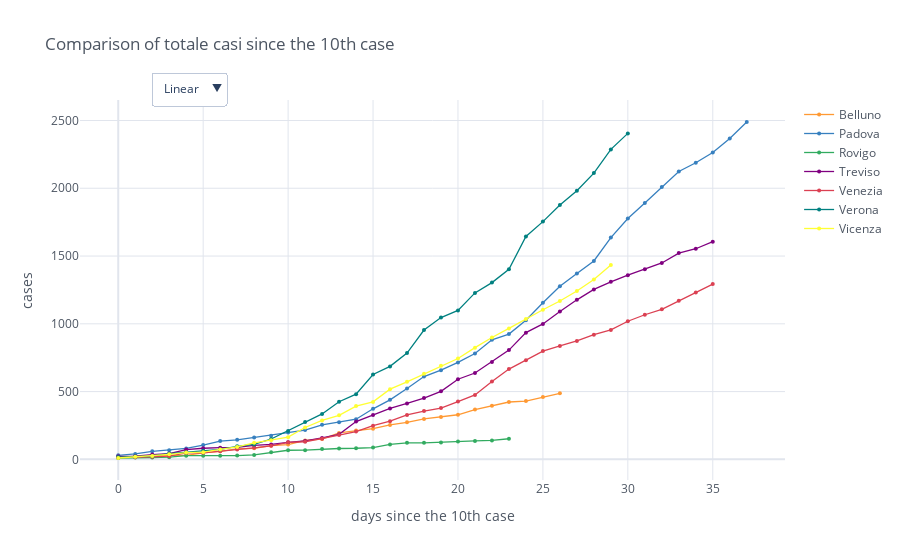

Write notebook code for a chart like this one.
### Code cell
min_value = 10
fig_deaths = mpl.iplot_sync_plot(intensive, min_value=min_value, title='Comparison of ' + category.replace('_', ' ') + ' since the ' + str(min_value) + 'th case', size=4, yTitle='cases', mode='lines+markers', asFigure=True)
fig_deaths.show()

### Figure 1 — Plotly figure (JSON) as saved in the notebook; plotly's stock layout.template omitted (floating-point values rounded to 4 significant figures)
{"data": [{"line": {"color": "rgba(255, 153, 51, 1.0)", "dash": "solid", "shape": "linear", "width": 1.3}, "marker": {"size": 4, "symbol": "circle"}, "mode": "lines+markers", "name": "Belluno", "text": "", "type": "scatter", "x": [0, 1, 2, 3, 4, 5, 6, 7, 8, 9, 10, 11, 12, 13, 14, 15, 16, 17, 18, 19, 20, 21, 22, 23, 24, 25, 26, 27, 28, 29, 30, 31, 32, 33, 34, 35, 36, 37], "y": [11.0, 23.0, 29.0, 29.0, 30.0, 48.0, 59.0, 78.0, 82.0, 101.0, 109.0, 140.0, 150.0, 195.0, 212.0, 226.0, 254.0, 273.0, 298.0, 313.0, 329.0, 367.0, 396.0, 423.0, 430.0, 460.0, 487.0, "", "", "", "", "", "", "", "", "", "", ""]}, {"line": {"color": "rgba(55, 128, 191, 1.0)", "dash": "solid", "shape": "linear", "width": 1.3}, "marker": {"size": 4, "symbol": "circle"}, "mode": "lines+markers", "name": "Padova", "text": "", "type": "scatter", "x": [0, 1, 2, 3, 4, 5, 6, 7, 8, 9, 10, 11, 12, 13, 14, 15, 16, 17, 18, 19, 20, 21, 22, 23, 24, 25, 26, 27, 28, 29, 30, 31, 32, 33, 34, 35, 36, 37], "y": [30, 40, 59, 68, 81, 105, 135, 144, 162, 175, 198, 216, 255, 273, 296, 373, 439, 523, 611, 658, 715, 781, 882, 924, 1026, 1155, 1277, 1371, 1464, 1636, 1777, 1891, 2009, 2124, 2188, 2264, 2368, 2489]}, {"line": {"color": "rgba(50, 171, 96, 1.0)", "dash": "solid", "shape": "linear", "width": 1.3}, "marker": {"size": 4, "symbol": "circle"}, "mode": "lines+markers", "name": "Rovigo", "text": "", "type": "scatter", "x": [0, 1, 2, 3, 4, 5, 6, 7, 8, 9, 10, 11, 12, 13, 14, 15, 16, 17, 18, 19, 20, 21, 22, 23, 24, 25, 26, 27, 28, 29, 30, 31, 32, 33, 34, 35, 36, 37], "y": [10.0, 14.0, 13.0, 16.0, 27.0, 27.0, 27.0, 28.0, 33.0, 52.0, 67.0, 68.0, 76.0, 80.0, 82.0, 87.0, 110.0, 122.0, 122.0, 125.0, 131.0, 136.0, 140.0, 152.0, "", "", "", "", "", "", "", "", "", "", "", "", "", ""]}, {"line": {"color": "rgba(128, 0, 128, 1.0)", "dash": "solid", "shape": "linear", "width": 1.3}, "marker": {"size": 4, "symbol": "circle"}, "mode": "lines+markers", "name": "Treviso", "text": "", "type": "scatter", "x": [0, 1, 2, 3, 4, 5, 6, 7, 8, 9, 10, 11, 12, 13, 14, 15, 16, 17, 18, 19, 20, 21, 22, 23, 24, 25, 26, 27, 28, 29, 30, 31, 32, 33, 34, 35, 36, 37], "y": [22.0, 23.0, 35.0, 43.0, 72.0, 82.0, 86.0, 89.0, 103.0, 110.0, 126.0, 136.0, 158.0, 185.0, 279.0, 327.0, 376.0, 413.0, 452.0, 502.0, 591.0, 637.0, 719.0, 806.0, 935.0, 999.0, 1091.0, 1177.0, 1254.0, 1310.0, 1359.0, 1402.0, 1449.0, 1522.0, 1554.0, 1606.0, "", ""]}, {"line": {"color": "rgba(219, 64, 82, 1.0)", "dash": "solid", "shape": "linear", "width": 1.3}, "marker": {"size": 4, "symbol": "circle"}, "mode": "lines+markers", "name": "Venezia", "text": "", "type": "scatter", "x": [0, 1, 2, 3, 4, 5, 6, 7, 8, 9, 10, 11, 12, 13, 14, 15, 16, 17, 18, 19, 20, 21, 22, 23, 24, 25, 26, 27, 28, 29, 30, 31, 32, 33, 34, 35, 36, 37], "y": [14.0, 15.0, 19.0, 24.0, 48.0, 48.0, 59.0, 73.0, 85.0, 100.0, 126.0, 130.0, 152.0, 179.0, 205.0, 248.0, 282.0, 328.0, 356.0, 378.0, 426.0, 475.0, 574.0, 666.0, 732.0, 799.0, 837.0, 874.0, 920.0, 955.0, 1019.0, 1067.0, 1107.0, 1170.0, 1231.0, 1293.0, "", ""]}, {"line": {"color": "rgba(0, 128, 128, 1.0)", "dash": "solid", "shape": "linear", "width": 1.3}, "marker": {"size": 4, "symbol": "circle"}, "mode": "lines+markers", "name": "Verona", "text": "", "type": "scatter", "x": [0, 1, 2, 3, 4, 5, 6, 7, 8, 9, 10, 11, 12, 13, 14, 15, 16, 17, 18, 19, 20, 21, 22, 23, 24, 25, 26, 27, 28, 29, 30, 31, 32, 33, 34, 35, 36, 37], "y": [17.0, 21.0, 25.0, 42.0, 52.0, 63.0, 73.0, 96.0, 110.0, 150.0, 210.0, 275.0, 335.0, 425.0, 481.0, 626.0, 686.0, 784.0, 954.0, 1046.0, 1099.0, 1228.0, 1304.0, 1402.0, 1645.0, 1754.0, 1876.0, 1982.0, 2112.0, 2287.0, 2405.0, "", "", "", "", "", "", ""]}, {"line": {"color": "rgba(255, 255, 51, 1.0)", "dash": "solid", "shape": "linear", "width": 1.3}, "marker": {"size": 4, "symbol": "circle"}, "mode": "lines+markers", "name": "Vicenza", "text": "", "type": "scatter", "x": [0, 1, 2, 3, 4, 5, 6, 7, 8, 9, 10, 11, 12, 13, 14, 15, 16, 17, 18, 19, 20, 21, 22, 23, 24, 25, 26, 27, 28, 29, 30, 31, 32, 33, 34, 35, 36, 37], "y": [10.0, 19.0, 24.0, 37.0, 50.0, 53.0, 73.0, 92.0, 122.0, 141.0, 164.0, 235.0, 287.0, 325.0, 393.0, 424.0, 518.0, 572.0, 631.0, 691.0, 744.0, 824.0, 899.0, 966.0, 1036.0, 1104.0, 1168.0, 1242.0, 1327.0, 1434.0, "", "", "", "", "", "", "", ""]}], "layout": {"legend": {"bgcolor": "#FFFFFF", "font": {"color": "#4D5663"}}, "paper_bgcolor": "#FFFFFF", "plot_bgcolor": "#FFFFFF", "title": {"font": {"color": "#4D5663"}, "text": "Comparison of totale casi since the 10th case"}, "updatemenus": [{"buttons": [{"args": [{"yaxis.type": "linear"}], "label": "Linear", "method": "relayout"}, {"args": [{"yaxis.type": "log"}], "label": "Log", "method": "relayout"}], "direction": "down", "pad": {"r": 10, "t": 10}, "showactive": true, "x": 0.1, "xanchor": "left", "y": 1.1, "yanchor": "top"}], "xaxis": {"gridcolor": "#E1E5ED", "showgrid": true, "tickfont": {"color": "#4D5663"}, "title": {"font": {"color": "#4D5663"}, "text": "days since the 10th case"}, "zerolinecolor": "#E1E5ED"}, "yaxis": {"gridcolor": "#E1E5ED", "showgrid": true, "tickfont": {"color": "#4D5663"}, "title": {"font": {"color": "#4D5663"}, "text": "cases"}, "zerolinecolor": "#E1E5ED"}}}
